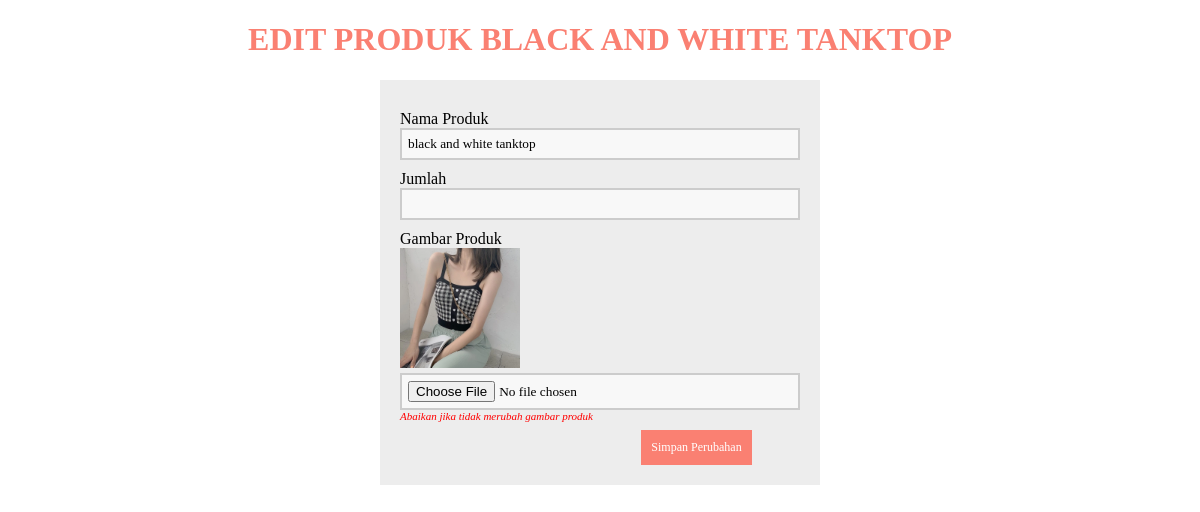
/edit.php?kodebarang=1, run on the app's committed database.
### tables this page shows
CREATE TABLE `product` (
  `kodebarang` int(11) NOT NULL,
  `namabarang` varchar(255) NOT NULL,
  `harga` int(11) NOT NULL,
  `gambar` varchar(255) NOT NULL
);

### edit.php (the view, shortened to what this page needs)
<?php
include 'function.php';
  if (isset($_GET['kodebarang'])) {
    $id = ($_GET["kodebarang"]);
    $query = "SELECT * FROM product WHERE kodebarang='$id'";
    $result = mysqli_query($function, $query);
    $data = mysqli_fetch_assoc($result);
  } else {
    echo "<script>alert('Masukkan data id.');window.location='index.php';</script>";
  }
  ?>
<!DOCTYPE html>
<html>
  <head>
  </head>
  <body>
      <center>
        <h1>Edit Produk <?php echo $data['namabarang']; ?></h1>
      <center>
      <form method="POST" action="prosesedit.php" enctype="multipart/form-data" >
      <section class="base">
        <div>
          <label>Nama Produk</label>
          <input type="text" name="namabarang" value="<?php echo $data['namabarang']; ?>" autofocus="" required="" />
        </div>
        <div>
        <div>
          <label>Jumlah</label>
         <input type="text" name="jumlah" required="" value="<?php echo $data['jumlah']; ?>"/>
        </div>
        <div>
          <label>Gambar Produk</label>
          <img src="gambar/<?php echo $data['gambar']; ?>" style="width: 120px;float: left;margin-bottom: 5px;">
          <input type="file" name="gambar" />
          <i style="float: left;font-size: 11px;color: red">Abaikan jika tidak merubah gambar produk</i>
        </div>
        <div>
         <button type="submit">Simpan Perubahan</button>
        </div>
        </section>
      </form>
  </body>
</html>

### edit.php (style rules this page uses)
* { font-family: "Trebuchet MS"; }
h1 { text-transform: uppercase; color: salmon; }
button { background-color: salmon; color: #fff; padding: 10px; text-decoration: none; font-size: 12px; border: 0px; margin-top: 20px; }
label { margin-top: 10px; float: left; text-align: left; width: 100%; }
input { padding: 6px; width: 100%; box-sizing: border-box; background: #f8f8f8; border: 2px solid #ccc; outline-color: salmon; }
div { width: 100%; height: auto; }
.base { width: 400px; height: auto; padding: 20px; margin-left: auto; margin-right: auto; background: #ededed; }

### data on the page
product: namabarang "BLACK AND WHITE TANKTOP", namabarang "black and white tanktop", gambar (picture)
